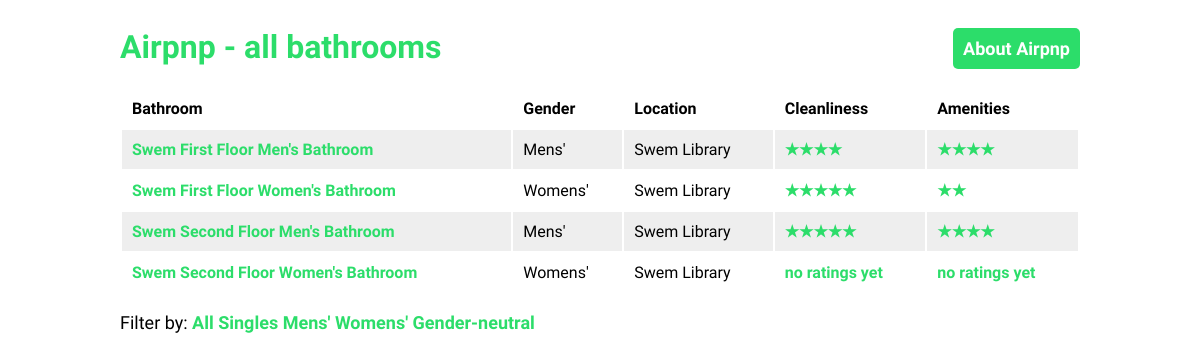
/bathrooms/, run on an earlier commit of the app's database.
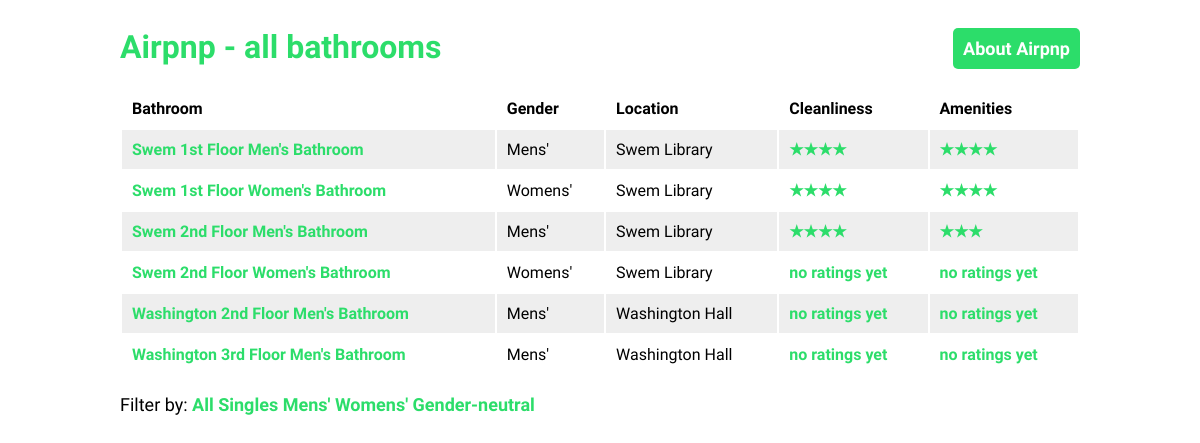
And on a later commit of the database.
### bathrooms/models.py (models this page shows, shortened)
class Bathroom(models.Model):
	name = models.CharField(max_length=100)
	gender = models.PositiveSmallIntegerField() # 0 = male; 1 = female; 2 = gender-neutral
	urinals = models.PositiveSmallIntegerField()
	stalls = models.PositiveSmallIntegerField()
	handicap_stalls = models.PositiveSmallIntegerField()
	sinks = models.PositiveSmallIntegerField()
	paper_towels = models.PositiveSmallIntegerField()
	hand_dryers = models.PositiveSmallIntegerField()
	windows = models.PositiveSmallIntegerField()
	location = models.ForeignKey(Location, on_delete=models.CASCADE)
	location_desc = models.CharField(max_length=300, blank=True)

class Location(models.Model):
	human_readable_location = models.CharField(max_length=100)
	google_maps_link = models.CharField(max_length=50)
	google_maps_embed = models.CharField(max_length=500)

### bathrooms/views.py (the view)
def list(request):
	bathroom_list = Bathroom.objects.all()
	heading = 'all bathrooms'
	filtertype = request.GET.get('filtertype')
	if filtertype == 'singles':
		bathroom_list = Bathroom.objects.filter(urinals=1)
		heading = 'single bathrooms'
	if filtertype == 'mens':
		bathroom_list = Bathroom.objects.filter(gender=0)
		heading = 'mens\' rooms'
	if filtertype == 'womens':
		bathroom_list = Bathroom.objects.filter(gender=1)
		heading = 'womens\' rooms'
	if filtertype == 'genderneutral':
		bathroom_list = Bathroom.objects.filter(gender=2)
		heading = 'gender neutral rooms'
	length = len(bathroom_list)
	ratings_list = []
	for bathroom in bathroom_list:
		ratings = Rating.objects.filter(bathroom__id=bathroom.id)
		numberRatings = getRatings(bathroom, ratings)
		starRatings = {
			'cleanliness': numToStars(numberRatings['cleanliness']),
			'amenities': numToStars(numberRatings['amenities']),
		}
		ratings_list.append(starRatings)
	return render(request, 'bathrooms/list.html', {
		'bathroom_list': zip(bathroom_list, ratings_list),
		'heading': heading,
		'length': length
	})

### bathrooms/views.py (called while the page is built)
def getRatings(bathroom, ratings):
	cleanliness_rating_sum = 0
	amenities_rating_sum = 0
	rating_n = 0
	for rating in ratings:
		cleanliness_rating_sum += rating.cleanliness_rating
		amenities_rating_sum += rating.amenities_rating
		rating_n += 1
	cleanliness_rating = 'no ratings yet'
	amenities_rating = 'no ratings yet'
	if rating_n > 0:
		cleanliness_rating = cleanliness_rating_sum / rating_n
		amenities_rating = amenities_rating_sum / rating_n
	return {
		'cleanliness': cleanliness_rating,
		'amenities': amenities_rating
	}

def numToStars(rating):
	if rating == 'no ratings yet':
		return rating
	rating = round(rating)
	string = ''
	for i in range(rating):
		string += '&#9733;'
	return string

### bathrooms/templates/bathrooms/list.html (shortened to what this page needs)
{% extends "bathrooms/template.html" %}
{% block content %}
<div id="title">
	<h1>Airpnp - {{ heading }}</h1>
	<p id="navbutton"><a href="{% url 'index' %}">About Airpnp</a></p>
</div>
{% if bathroom_list and length > 0%}
	<table>
		<tr>
			<th>Bathroom</th>
			<th>Gender</th>
			<th>Location</th>
			<th>Cleanliness</th>
			<th>Amenities</th>
		</tr>
	{% for bathroom, rating in bathroom_list %}
		<tr>
			<td><a href="{% url 'bathrooms:detail' bathroom.id %}">{{ bathroom.name }}</a></td>
			<td>
				{% if bathroom.gender == 0 %} Mens' {% endif %}
				{% if bathroom.gender == 1 %} Womens' {% endif %}
			</td>
			<td>{{ bathroom.location.human_readable_location }}</td>
			<td>{{ rating.cleanliness|safe|escape }}</td>
			<td>{{ rating.amenities|safe|escape }}</td>
		</tr>
	{% endfor %}
	</table>
{% else %}
<p>No bathrooms here :(</p>
<p>Unfortunately you'll have to take your business elsewhere.</p>
{% endif %}
<p>Filter by: <a href="{% url 'bathrooms:list' %}">All</a> <a href="{% url 'bathrooms:list' %}?filtertype=singles">Singles</a> <a href="{% url 'bathrooms:list' %}?filtertype=mens">Mens'</a> <a href="{% url 'bathrooms:list' %}?filtertype=womens">Womens'</a> <a href="{% url 'bathrooms:list' %}?filtertype=genderneutral">Gender-neutral</a>
{% endblock %}

What changed in the data, as far as the page shows it:
changed Bathroom: name "Swem First Floor Men's Bathroom" → "Swem 1st Floor Men's Bathroom"
changed Bathroom: name "Swem First Floor Women's Bathroom" → "Swem 1st Floor Women's Bathroom"; cleanliness "★★★★★" → "★★★★"; amenities "★★" → "★★★★"
changed Bathroom: name "Swem Second Floor Men's Bathroom" → "Swem 2nd Floor Men's Bathroom"; cleanliness "★★★★★" → "★★★★"; amenities "★★★★" → "★★★"
changed Bathroom: name "Swem Second Floor Women's Bathroom" → "Swem 2nd Floor Women's Bathroom"
added Bathroom: name "Washington 2nd Floor Men's Bathroom", gender "Mens'", location.human_readable_location "Washington Hall", cleanliness "no ratings yet", amenities "no ratings yet"
added Bathroom: name "Washington 3rd Floor Men's Bathroom", gender "Mens'", location.human_readable_location "Washington Hall", cleanliness "no ratings yet", amenities "no ratings yet"
